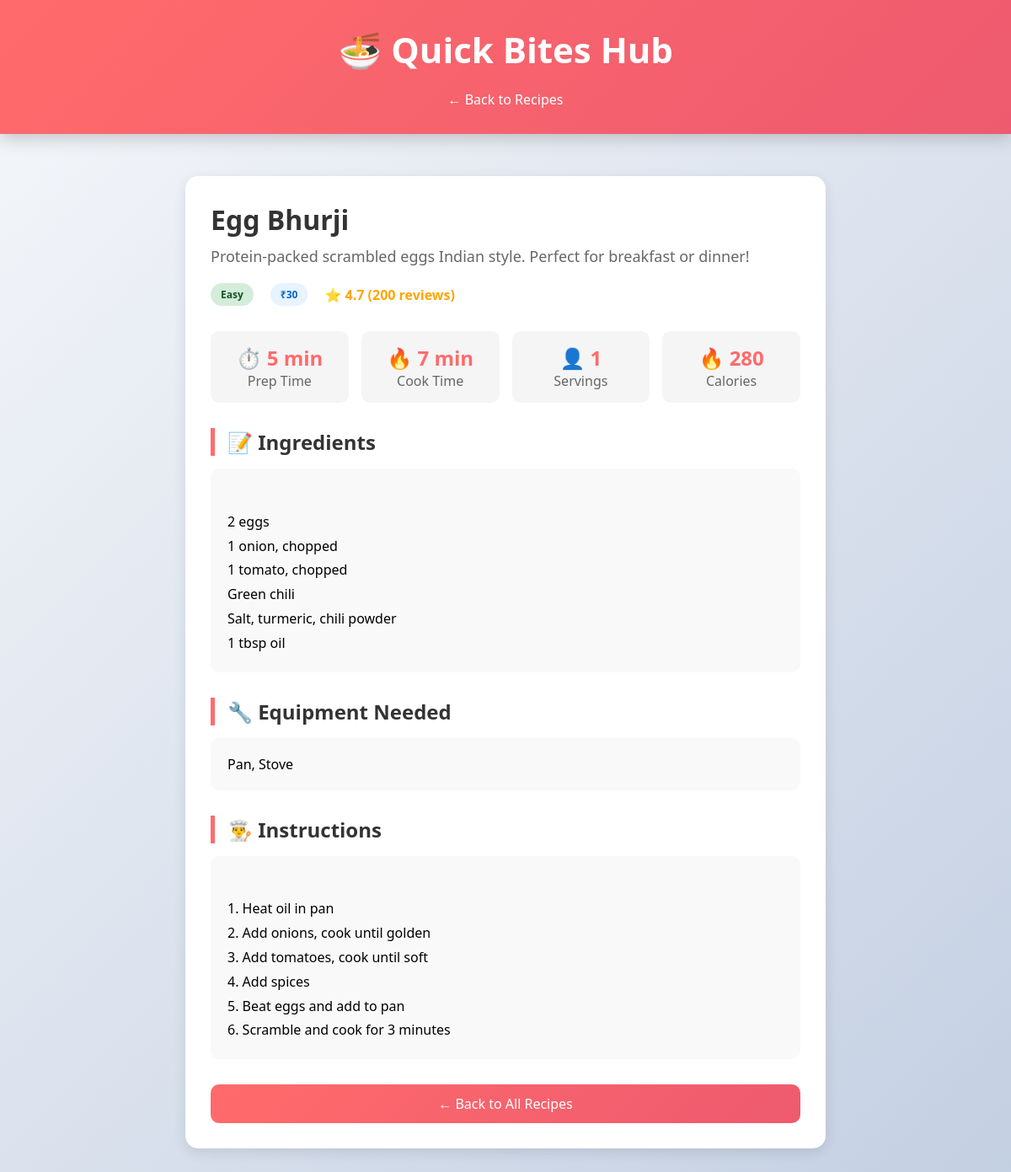
Screenshot of /recipe/2 with the database file from the repository.
### app/main.py (models this page shows)
class Recipe(db.Model):
    id = db.Column(db.Integer, primary_key=True)
    title = db.Column(db.String(200), nullable=False)
    description = db.Column(db.Text, nullable=False)
    ingredients = db.Column(db.Text, nullable=False)
    instructions = db.Column(db.Text, nullable=False)
    prep_time = db.Column(db.Integer, nullable=False)
    cook_time = db.Column(db.Integer, nullable=False)
    servings = db.Column(db.Integer, nullable=False)
    difficulty = db.Column(db.String(20), nullable=False)
    category = db.Column(db.String(50), nullable=False)
    budget = db.Column(db.Integer, nullable=False)
    calories = db.Column(db.Integer, nullable=True)
    equipment = db.Column(db.String(200), nullable=True)
    created_at = db.Column(db.DateTime, default=datetime.utcnow)
    rating = db.Column(db.Float, default=0)
    rating_count = db.Column(db.Integer, default=0)

### app/main.py (the view)
@app.route('/recipe/<int:id>')
def recipe_detail(id):
    recipe = Recipe.query.get_or_404(id)
    return render_template('recipe_detail.html', recipe=recipe)

### templates/recipe_detail.html (shortened to what this page needs)
<!DOCTYPE html>
<html lang="en">
<head>
    <link rel="stylesheet" href="{{ url_for('static', filename='css/style.css') }}">
</head>
<body>
    <div class="header">
        <h1>🍜 Quick Bites Hub</h1>
        <a href="/" style="color: white; text-decoration: none; margin-top: 10px; display: inline-block;">← Back to
            Recipes</a>
    </div>
    <div class="container" style="max-width: 800px; margin: 30px auto; padding: 20px;">
        <div style="background: white; border-radius: 15px; padding: 30px; box-shadow: 0 5px 15px rgba(0,0,0,0.1);">
            <h1 style="color: #333; margin-bottom: 10px;">{{ recipe.title }}</h1>
            <p style="color: #666; font-size: 18px; margin-bottom: 20px;">{{ recipe.description }}</p>
            <div style="display: flex; gap: 15px; flex-wrap: wrap; margin-bottom: 30px;">
                <span
                    class="badge {% if recipe.difficulty == 'Easy' %}badge-easy{% elif recipe.difficulty == 'Medium' %}badge-medium{% else %}badge-hard{% endif %}">
                    {{ recipe.difficulty }}
                </span>
                <span class="badge budget-badge">₹{{ recipe.budget }}</span>
                <div class="rating">
                    ⭐ {{ "%.1f"|format(recipe.rating) }} ({{ recipe.rating_count }} reviews)
                </div>
            </div>
            <div
                style="display: grid; grid-template-columns: repeat(auto-fit, minmax(150px, 1fr)); gap: 15px; margin-bottom: 30px;">
                <div style="text-align: center; padding: 15px; background: #f5f5f5; border-radius: 10px;">
                    <div style="font-size: 24px; font-weight: bold; color: #ff6b6b;">⏱️ {{ recipe.prep_time }} min</div>
                    <div style="color: #666;">Prep Time</div>
                </div>
                <div style="text-align: center; padding: 15px; background: #f5f5f5; border-radius: 10px;">
                    <div style="font-size: 24px; font-weight: bold; color: #ff6b6b;">🔥 {{ recipe.cook_time }} min</div>
                    <div style="color: #666;">Cook Time</div>
                </div>
                <div style="text-align: center; padding: 15px; background: #f5f5f5; border-radius: 10px;">
                    <div style="font-size: 24px; font-weight: bold; color: #ff6b6b;">👤 {{ recipe.servings }}</div>
                    <div style="color: #666;">Servings</div>
                </div>
                {% if recipe.calories %}
                <div style="text-align: center; padding: 15px; background: #f5f5f5; border-radius: 10px;">
                    <div style="font-size: 24px; font-weight: bold; color: #ff6b6b;">🔥 {{ recipe.calories }}</div>
                    <div style="color: #666;">Calories</div>
                </div>
                {% endif %}
            </div>
            <div style="margin-bottom: 30px;">
                <h2 style="color: #333; border-left: 5px solid #ff6b6b; padding-left: 15px; margin-bottom: 15px;">📝
                    Ingredients</h2>
                <div
                    style="background: #f9f9f9; padding: 20px; border-radius: 10px; white-space: pre-line; line-height: 1.8;">
                    {{ recipe.ingredients }}</div>
            </div>
            {% if recipe.equipment %}
            <div style="margin-bottom: 30px;">
                <h2 style="color: #333; border-left: 5px solid #ff6b6b; padding-left: 15px; margin-bottom: 15px;">🔧
                    Equipment Needed</h2>
                <div style="background: #f9f9f9; padding: 20px; border-radius: 10px;">{{ recipe.equipment }}</div>
            </div>
            {% endif %}
            <div style="margin-bottom: 30px;">
                <h2 style="color: #333; border-left: 5px solid #ff6b6b; padding-left: 15px; margin-bottom: 15px;">👨‍🍳
                    Instructions</h2>
                <div
                    style="background: #f9f9f9; padding: 20px; border-radius: 10px; white-space: pre-line; line-height: 1.8;">
                    {{ recipe.instructions }}</div>
            </div>
            <div style="text-align: center; margin-top: 30px;">
                <a href="/" class="view-recipe-btn" style="display: inline-block; text-decoration: none;">← Back to All
                    Recipes</a>
            </div>
        </div>
    </div>
</body>
</html>

### static/css/style.css (style rules this page uses)
* { margin: 0; padding: 0; box-sizing: border-box; }
body { font-family: 'Segoe UI', Tahoma, Geneva, Verdana, sans-serif; background: linear-gradient(135deg, #f5f7fa 0%, #c3cfe2 100%); min-height: 100vh; }
.header { background: linear-gradient(135deg, #ff6b6b 0%, #ee5a6f 100%); color: white; padding: 30px 20px; text-align: center; box-shadow: 0 5px 20px rgba(0, 0, 0, 0.2); }
.header h1 { font-size: 42px; margin-bottom: 10px; }
.container { max-width: 1200px; margin: 0 auto; padding: 20px; }
.badge { display: inline-block; padding: 5px 12px; border-radius: 20px; font-size: 12px; font-weight: bold; margin-right: 5px; }
.badge-easy { background: #d4edda; color: #155724; }
.budget-badge { background: #e7f3ff; color: #0066cc; }
.rating { display: flex; align-items: center; gap: 5px; color: #ffa500; font-weight: bold; }
.view-recipe-btn { width: 100%; padding: 12px; background: linear-gradient(135deg, #ff6b6b 0%, #ee5a6f 100%); color: white; border: none; border-radius: 10px; font-size: 16px; cursor: pointer; transition: background 0.3s; }

### rows the page displays
Recipe: title "Egg Bhurji", description "Protein-packed scrambled eggs Indian style. Perfect for breakfast or dinner!", difficulty "Easy", budget "30", rating "4.7", rating_count "200", prep_time "5", cook_time "7", servings "1", calories "280", ingredients "2 eggs 1 onion, chopped 1 tomato, chopped Green chili Salt, turmeric, chili powder 1 tbsp oil", equipment "Pan, Stove", instructions "1. Heat oil in pan 2. Add onions, cook until golden 3. Add tomatoes, cook until soft 4. Add spices 5. Beat eggs and add to pan 6. Scramble and cook for 3 minutes"
